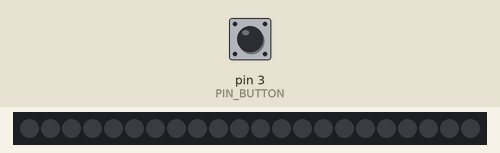
A sketch run on a simulated Arduino Uno, built with avr-gcc and run on an emulated ATmega328P. On the bench: 22 RGB LEDs in strip order, left to right. The test bench sets the inputs (shaded band); at power-on: pin 3 (PIN_BUTTON) HIGH.

Above: at 1.2 s.
1.3 s: pin 3 (PIN_BUTTON) pulled LOW for 0.15 s
At 1.45 s:
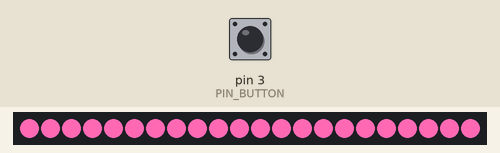
Timing chart, 0 to 4.3 s (numbered marks = the images above; inputs shaded):
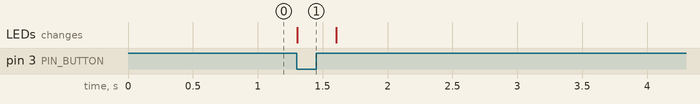

Measured:
- after the input at 1.3 s, the LEDs: change at once (image 1)

The sketch:

grenade_launcher_v1.ino
```cpp
#include <Adafruit_NeoPixel.h>

#define PIN_NEOPIXEL 2
#define PIN_BUTTON 3

#define NUM_PIXELS 22

Adafruit_NeoPixel NP(NUM_PIXELS, PIN_NEOPIXEL, NEO_GRB + NEO_KHZ800);

void setup() {
  // put your setup code here, to run once:
  pinMode(PIN_BUTTON, INPUT_PULLUP);
  NP.begin();
  Serial.begin(9600);
}

void loop() {
  // put your main code here, to run repeatedly:
  int state = digitalRead(PIN_BUTTON);
  //Serial.println(state);
  if (state == LOW) {
    for (int pixel = 0; pixel < NUM_PIXELS; pixel++)
      NP.setPixelColor(pixel, NP.Color(255, 105, 180));
    NP.show();
    delay(300);
    NP.clear();
    NP.show();
    while (digitalRead(PIN_BUTTON) == LOW)
      delay(10);
  }
  delay(10);
}
```
